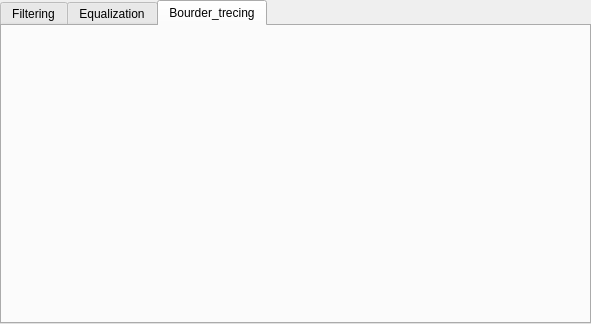
<?xml version="1.0" encoding="UTF-8"?>
<ui version="4.0">
 <class>TabWidget</class>
 <widget class="QTabWidget" name="TabWidget">
  <property name="geometry">
   <rect>
    <x>0</x>
    <y>0</y>
    <width>591</width>
    <height>324</height>
   </rect>
  </property>
  <property name="windowTitle">
   <string>TabWidget</string>
  </property>
  <property name="currentIndex">
   <number>2</number>
  </property>
  <widget class="QWidget" name="Filtering">
   <attribute name="title">
    <string>Filtering</string>
   </attribute>
   <layout class="QGridLayout" name="gridLayout_3">
    <item row="0" column="0">
     <layout class="QGridLayout" name="filter_layout"/>
    </item>
   </layout>
  </widget>
  <widget class="QWidget" name="tab">
   <attribute name="title">
    <string>Equalization</string>
   </attribute>
   <layout class="QVBoxLayout" name="verticalLayout_2">
    <item>
     <layout class="QVBoxLayout" name="equalizer_layout"/>
    </item>
   </layout>
  </widget>
  <widget class="QWidget" name="Bourder_trecing">
   <attribute name="title">
    <string>Bourder_trecing</string>
   </attribute>
   <layout class="QVBoxLayout" name="verticalLayout_3">
    <item>
     <layout class="QVBoxLayout" name="Boarder_tracing_layout"/>
    </item>
   </layout>
  </widget>
 </widget>
 <resources/>
 <connections/>
</ui>
